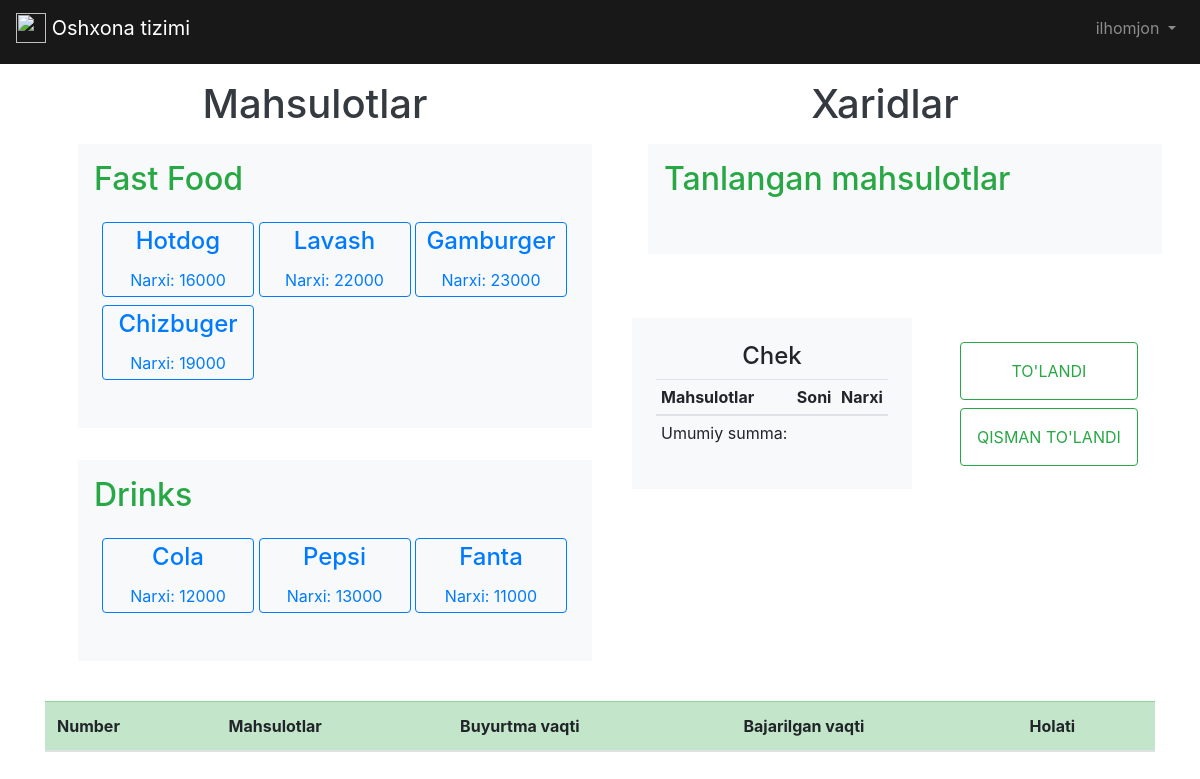
The app's page /profession/cashier/ (signed in) with its own data.
### accounts/models.py (models this page shows, shortened)
class EmployeeUser(AbstractUser):
    phone = models.CharField(max_length=20, null=True, blank=True)
    STATUS = (
        ('cashier', ('kassir')),
        ('chef', ('oshpaz')),
        ('accountant', ('buxgalter')),
    )
    profession = models.CharField(
        max_length=32,
        choices=STATUS,
        default='cashier',
    )

### products/models.py (models this page shows, shortened)
class Category(models.Model):
    name = models.CharField(max_length=50)
    class Meta:
        verbose_name_plural = "Categories"

class Product(models.Model):
    name = models.CharField(max_length=50)
    date = models.DateTimeField(auto_now_add=True)
    price = models.IntegerField()
    discount_price = models.IntegerField(null=True, blank=True)
    category = models.ForeignKey(Category, on_delete=models.CASCADE)
    class Meta:
        verbose_name_plural = "Products"
    def get_add_to_card_url(self):
        return reverse('add_to_card', kwargs={
            'id': self.id
        })

### products/views.py (the view)
# urls.py: path('cashier/', cashier_view, name='cashier'),
def cashier_view(request):
    if request.user.is_authenticated:
        if request.user.is_superuser or request.user.profession == 'cashier':
            all_category = Category.objects.all()
            objects = []
            for category in all_category:
                category_products = Product.objects.filter(category=category)
                objects.append({'category': category, 'products': category_products})
            try:
                order = Order.objects.filter(ordered=False).last()
                context = {
                    'objects': objects,
                    'order_one': order,
                }
            except ObjectDoesNotExist:
                context = {
                    'objects': objects,
                }
            today = datetime.date.today()
            today_orders = reversed(Order.objects.filter(ordered_date__gte=today))
            try:
                today_orders = today_orders[10]
            except:
                pass
            context['today_orders'] = today_orders
            return render(request, 'profession-cashier.html', context)
        else:
            return redirect('/page/not_found/')
    else:
        response = redirect('/accounts/login/')
        return response

### template/profession-cashier.html (shortened to what this page needs)
{% extends 'base.html' %}
{% block content %}
    <section class="kassir">
        <div class="row">
            <div class="col-6 p-2">
                <h1 class="text-center fs-1 fw-bold text-dark pt-2 mb-3">
                    Mahsulotlar
                </h1>
            {% for object in objects %}
                <ul class="category-list d-flex flex-column mb-3">
                    <li class="fas-item p-3 d-flex flex-column mb-3 bg-light">
                        <h2 class="category-title mb-3 fs-1 text-success">
                            {{ object.category.name }}
                        </h2>
                        <div class="wrapper  align-items-center justify-content-between mb-3 rounded p-2">
                            {% for product in object.products %}
                              {% if product.discount_price == None %}
                              <a href="{{ product.get_add_to_card_url }}" class="btn btn-outline-primary w-30 p-1 mb-2" style="width: 152px;">
                                      <h4 class="card-title">{{ product.name }}</h4>
                                      Narxi: {{ product.price }}
                              </a>
                              {% else %}
                              <a href="{{ product.get_add_to_card_url }}" class="btn btn-outline-primary w-30 p-1 mb-2" style="width: 153px;">
                                      <h4 class="card-title">{{ product.name }}</h4>
                                      Aksiya narxi: {{ product.discount_price }}
                              </a>
                              {% endif %}
                            {% endfor %}
                        </div>
                    </li>
                </ul>
            {% endfor %}
            </div>
            <div class="col-6 p-2">
                <h1 class="text-center fs-1 fw-bold text-dark pt-2 mb-3">
                    Xaridlar
                </h1>
                <ul class="category-list d-flex flex-column mb-3">
                    <li class="purchase-item-fas p-3 d-flex flex-column mb-5 bg-light">
                        <h2 class="category-title mb-3 fs-1 text-success">
                            Tanlangan mahsulotlar
                        </h2>
                        <div class="wrapper  align-items-center justify-content-between mb-3 rounded p-1">
                        </div>
                    </li>
                </ul>
                <div class=" d-flex align-items-center justify-content-around all-price">
                    <div class="p-4 text bg-light">
                        <h4 class="fs-3 text-center bg-light">Chek</h4>
                        <table class="table table-sm">
                          <thead>
                            <tr>
                              <th scope="col">Mahsulotlar</th>
                              <th scope="col">Soni</th>
                              <th scope="col">Narxi</th>
                            </tr>
                          </thead>
                          <tbody class="table-group-divider">
                            <tr>
                                <td>Umumiy summa: </td>
                                <td></td>
                                <td>{{ order_one.get_total }}</td>
                            </tr>
                          </tbody>
                        </table>
                    </div>
                    <div class="buttons d-flex flex-column justify-content-center">
                        <button type="button" class="pay btn btn-outline-success p-3 mb-2 text-uppercase" data-bs-toggle="modal" data-bs-target="#exampleModal">
                          To'landi
                        </button>
                        <a href="{{ order_one.get_partial_payment_url }}" class="pay btn btn-outline-success p-3 text-uppercase">
                            Qisman to'landi
                        </a>
                    </div>
                </div>
            </div>
        </div>
    </section>
<table class="table table-hover">
  <thead>
    <tr class="table table-success">
      <th scope="col">Number</th>
      <th scope="col">Mahsulotlar</th>
      <th scope="col">Buyurtma vaqti</th>
      <th scope="col">Bajarilgan vaqti</th>
      <th scope="col">Holati</th>
    </tr>
  </thead>
</table>
{% endblock content %}

### template/base.html (shortened to what this page needs)
{% load static %}
<!DOCTYPE html>
<html>
    <head>
            <link rel="stylesheet" href="https://cdn.jsdelivr.net/npm/bootstrap@4.5.3/dist/css/bootstrap.min.css">
    </head>
    <body>
        <nav class="navbar pb-3 navbar-expand-lg navbar-dark" style="background-color: #181818;">
            <a class="navbar-brand" href="{% url 'profession' %}">
                <img src="/static/assets/img/logo1.jpg" width="30" height="30" class="d-inline-block align-top" alt="">
                Oshxona tizimi
            </a>
            <div class="collapse navbar-collapse" id="navbarSupportedContent">
                {% if user.is_authenticated %}
                    <ul class="navbar-nav ml-auto">
                        <li class="nav-item">
                            <a class="nav-link dropdown-toggle" href="#"
                                id="navbarDropdown" role="button" data-toggle="dropdown"
                                aria-haspopup="true" aria-expanded="false">
                                {{ user.username }}
                            </a>
                        </li>
                    </ul>
                {% endif %}
            </div>
        </nav>
        <main>
            <div class="container">
                {% block content %}
                {% endblock content %}
            </div>
        </main>
    </body>
</html>

### records on screen
EmployeeUser: username "ilhomjon"
Category: category.name "Fast Food"
Product: name "Hotdog", price "16000"
Product: name "Lavash", price "22000"
Product: name "Gamburger", price "23000"
Product: name "Chizbuger", price "19000"
Category: category.name "Drinks"
Product: name "Cola", price "12000"
Product: name "Pepsi", price "13000"
Product: name "Fanta", price "11000"
